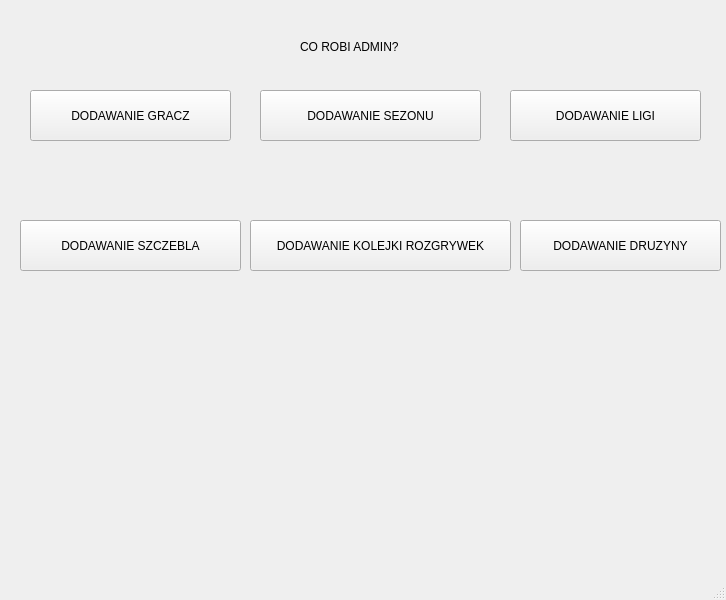
<?xml version="1.0" encoding="UTF-8"?>
<ui version="4.0">
 <class>MainWindow</class>
 <widget class="QMainWindow" name="MainWindow">
  <property name="geometry">
   <rect>
    <x>0</x>
    <y>0</y>
    <width>726</width>
    <height>600</height>
   </rect>
  </property>
  <property name="windowTitle">
   <string>MainWindow</string>
  </property>
  <widget class="QWidget" name="centralwidget">
   <widget class="QPushButton" name="pushButton">
    <property name="geometry">
     <rect>
      <x>30</x>
      <y>90</y>
      <width>201</width>
      <height>51</height>
     </rect>
    </property>
    <property name="text">
     <string>DODAWANIE GRACZ</string>
    </property>
   </widget>
   <widget class="QPushButton" name="pushButton_2">
    <property name="geometry">
     <rect>
      <x>260</x>
      <y>90</y>
      <width>221</width>
      <height>51</height>
     </rect>
    </property>
    <property name="text">
     <string>DODAWANIE SEZONU</string>
    </property>
   </widget>
   <widget class="QPushButton" name="pushButton_3">
    <property name="geometry">
     <rect>
      <x>510</x>
      <y>90</y>
      <width>191</width>
      <height>51</height>
     </rect>
    </property>
    <property name="text">
     <string>DODAWANIE LIGI</string>
    </property>
   </widget>
   <widget class="QPushButton" name="pushButton_4">
    <property name="geometry">
     <rect>
      <x>20</x>
      <y>220</y>
      <width>221</width>
      <height>51</height>
     </rect>
    </property>
    <property name="text">
     <string>DODAWANIE SZCZEBLA</string>
    </property>
   </widget>
   <widget class="QPushButton" name="pushButton_5">
    <property name="geometry">
     <rect>
      <x>250</x>
      <y>220</y>
      <width>261</width>
      <height>51</height>
     </rect>
    </property>
    <property name="text">
     <string>DODAWANIE KOLEJKI ROZGRYWEK</string>
    </property>
   </widget>
   <widget class="QPushButton" name="pushButton_6">
    <property name="geometry">
     <rect>
      <x>520</x>
      <y>220</y>
      <width>201</width>
      <height>51</height>
     </rect>
    </property>
    <property name="text">
     <string>DODAWANIE DRUZYNY</string>
    </property>
   </widget>
   <widget class="QLabel" name="label">
    <property name="geometry">
     <rect>
      <x>300</x>
      <y>37</y>
      <width>141</width>
      <height>20</height>
     </rect>
    </property>
    <property name="text">
     <string>CO ROBI ADMIN?</string>
    </property>
   </widget>
  </widget>
  <widget class="QMenuBar" name="menubar">
   <property name="geometry">
    <rect>
     <x>0</x>
     <y>0</y>
     <width>726</width>
     <height>22</height>
    </rect>
   </property>
  </widget>
  <widget class="QStatusBar" name="statusbar"/>
 </widget>
 <resources/>
 <connections/>
</ui>
